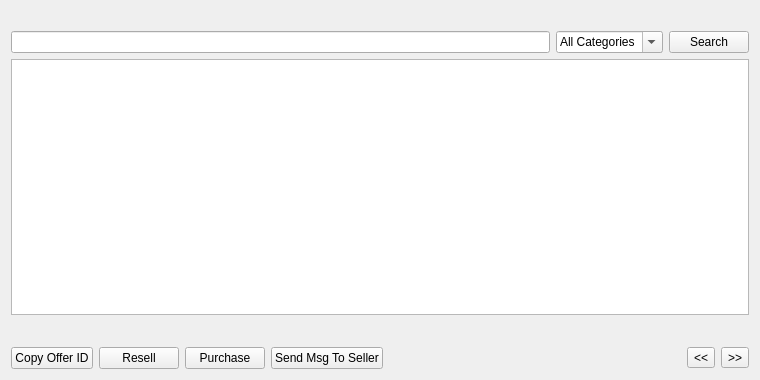
<?xml version="1.0" encoding="UTF-8"?>
<ui version="4.0">
 <class>OfferListPage</class>
 <widget class="QWidget" name="OfferListPage">
  <property name="geometry">
   <rect>
    <x>0</x>
    <y>0</y>
    <width>760</width>
    <height>380</height>
   </rect>
  </property>
  <property name="windowTitle">
   <string>Search Offers</string>
  </property>
  <layout class="QVBoxLayout" name="verticalLayout">
   <item>
    <widget class="QLabel" name="labelExplanation">
     <property name="textFormat">
      <enum>Qt::PlainText</enum>
     </property>
     <property name="wordWrap">
      <bool>true</bool>
     </property>
    </widget>
   </item>
   <item>
    <layout class="QHBoxLayout" name="horizontalLayout_2">
     <item>
      <widget class="QLineEdit" name="lineEditOfferSearch"/>
     </item>
     <item>
      <widget class="QComboBox" name="categoryEdit">
       <property name="minimumSize">
        <size>
         <width>100</width>
         <height>0</height>
        </size>
       </property>
       <property name="editable">
        <bool>true</bool>
       </property>
       <item>
        <property name="text">
         <string>All Categories</string>
        </property>
       </item>
      </widget>
     </item>
     <item>
      <widget class="QPushButton" name="searchOffer">
       <property name="maximumSize">
        <size>
         <width>16777215</width>
         <height>48</height>
        </size>
       </property>
       <property name="text">
        <string>Search</string>
       </property>
      </widget>
     </item>
    </layout>
   </item>
   <item>
    <widget class="QTableView" name="tableView">
     <property name="contextMenuPolicy">
      <enum>Qt::CustomContextMenu</enum>
     </property>
     <property name="toolTip">
      <string/>
     </property>
     <property name="tabKeyNavigation">
      <bool>false</bool>
     </property>
     <property name="alternatingRowColors">
      <bool>true</bool>
     </property>
     <property name="selectionMode">
      <enum>QAbstractItemView::SingleSelection</enum>
     </property>
     <property name="selectionBehavior">
      <enum>QAbstractItemView::SelectRows</enum>
     </property>
     <property name="sortingEnabled">
      <bool>true</bool>
     </property>
     <attribute name="verticalHeaderVisible">
      <bool>false</bool>
     </attribute>
    </widget>
   </item>
   <item>
    <layout class="QHBoxLayout" name="horizontalLayout_3">
     <item>
      <spacer name="horizontalSpacer_2">
       <property name="orientation">
        <enum>Qt::Horizontal</enum>
       </property>
       <property name="sizeHint" stdset="0">
        <size>
         <width>40</width>
         <height>20</height>
        </size>
       </property>
      </spacer>
     </item>
     <item>
      <widget class="QLabel" name="labelPage">
       <property name="text">
        <string/>
       </property>
      </widget>
     </item>
    </layout>
   </item>
   <item>
    <layout class="QHBoxLayout" name="horizontalLayout">
     <item>
      <widget class="QPushButton" name="copyOffer">
       <property name="toolTip">
        <string>Copy the currently selected offer to the system clipboard</string>
       </property>
       <property name="text">
        <string>Copy Offer ID</string>
       </property>
      </widget>
     </item>
     <item>
      <widget class="QPushButton" name="resellButton">
       <property name="toolTip">
        <string>Resell this offer for a commission</string>
       </property>
       <property name="text">
        <string>Resell</string>
       </property>
      </widget>
     </item>
     <item>
      <widget class="QPushButton" name="purchaseButton">
       <property name="toolTip">
        <string>Purchase this offer</string>
       </property>
       <property name="text">
        <string>Purchase</string>
       </property>
      </widget>
     </item>
     <item>
      <widget class="QPushButton" name="messageButton">
       <property name="toolTip">
        <string>Send message to seller</string>
       </property>
       <property name="text">
        <string>Send Msg To Seller</string>
       </property>
      </widget>
     </item>
     <item>
      <spacer name="horizontalSpacer">
       <property name="orientation">
        <enum>Qt::Horizontal</enum>
       </property>
       <property name="sizeHint" stdset="0">
        <size>
         <width>40</width>
         <height>20</height>
        </size>
       </property>
      </spacer>
     </item>
     <item>
      <widget class="QToolButton" name="prevButton">
       <property name="text">
        <string>&lt;&lt;</string>
       </property>
      </widget>
     </item>
     <item>
      <widget class="QToolButton" name="nextButton">
       <property name="text">
        <string>&gt;&gt;</string>
       </property>
      </widget>
     </item>
    </layout>
   </item>
  </layout>
 </widget>
 <resources>
  <include location="../presidentielcoin.qrc"/>
 </resources>
 <connections/>
</ui>
